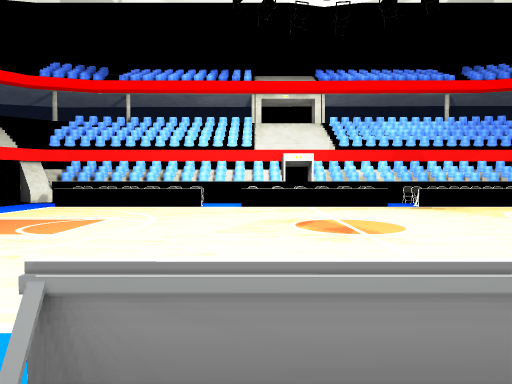
[1] (above)

21 first-person views from a walk through a 3-D level made in the Unity game engine. The camera is 1.5 m above the floor, tilts 2° down and sees 75° across. The floor is counted in squares, 2 m on a side. Each view is taken from the middle of a square. On the plan, view 1 faces up. The plan holds only what a view shows up to about 11 squares ahead; the rest is blank. The place goes on beyond the plan. The player character is not drawn. Some surface patterns are stand-ins.

[2]
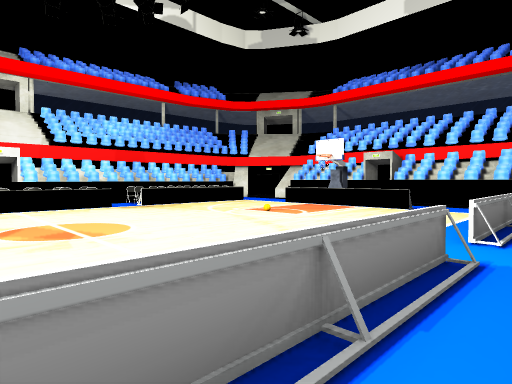

[3]
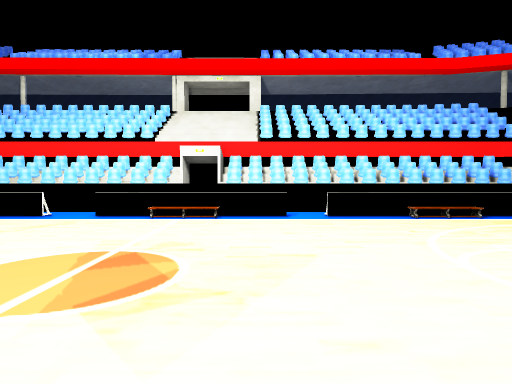

[4]
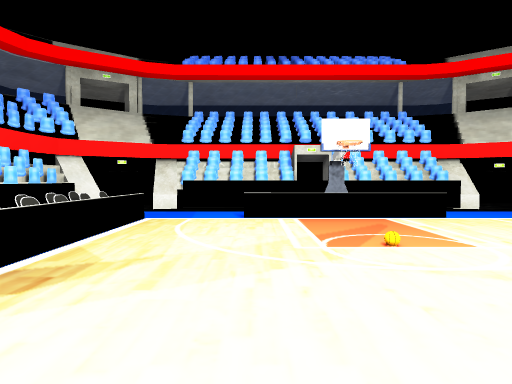

[5]
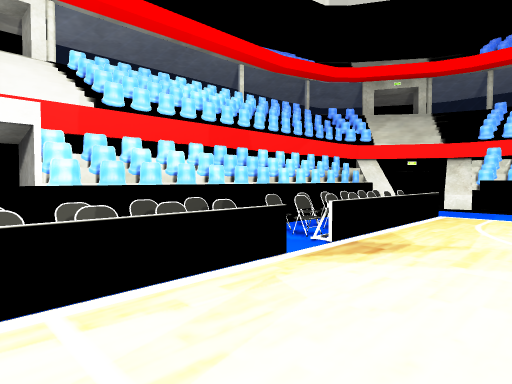

[6]
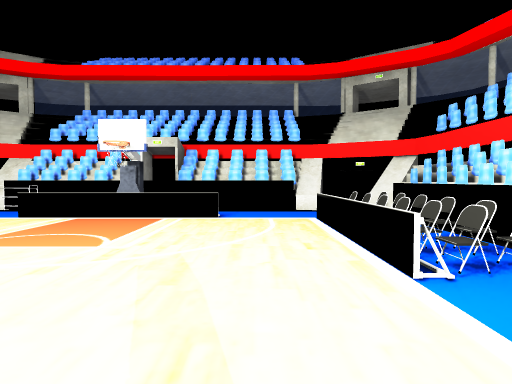

[7]
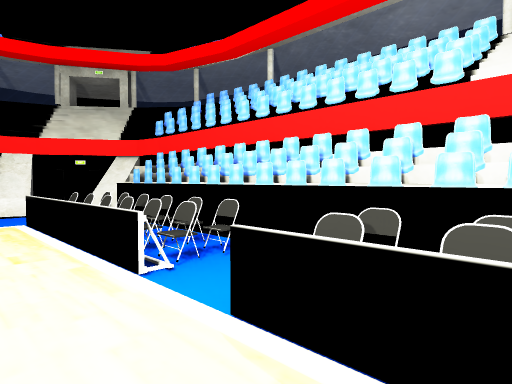

[8]
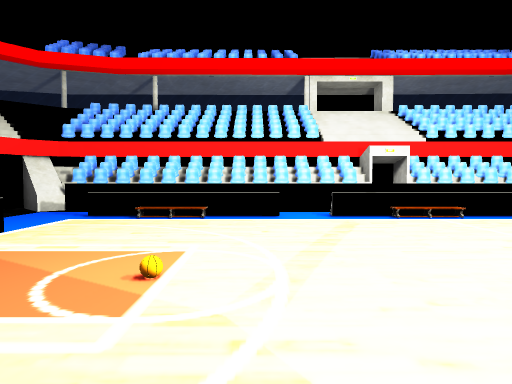

[9]
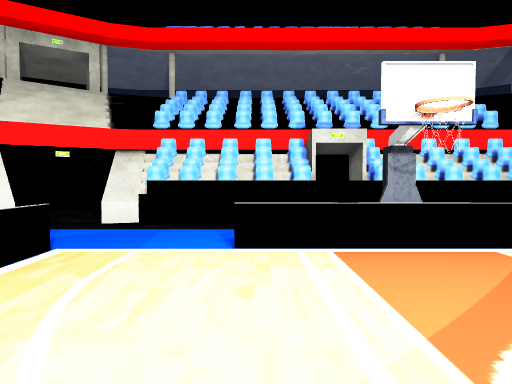

[10]
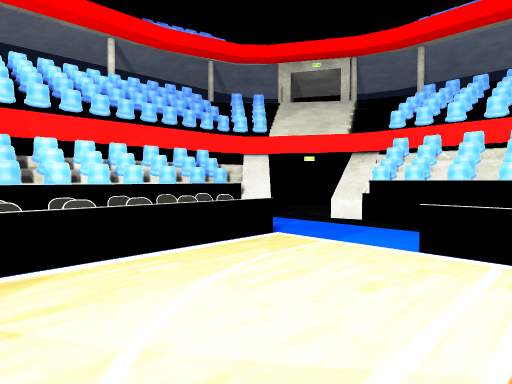

[11]
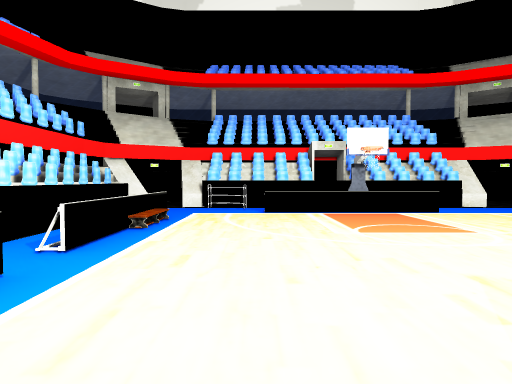

[12]
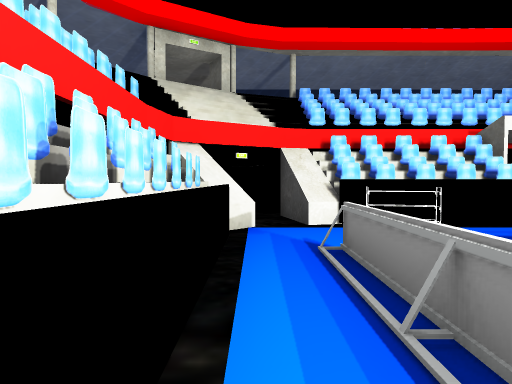

[13]
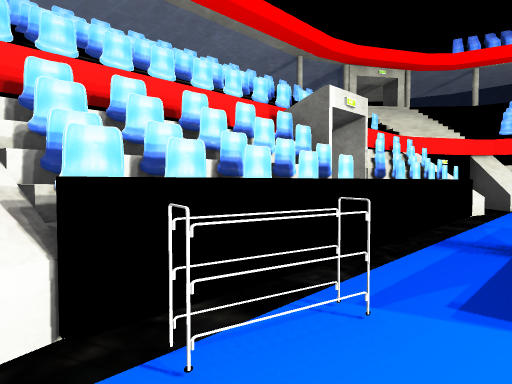

[14]
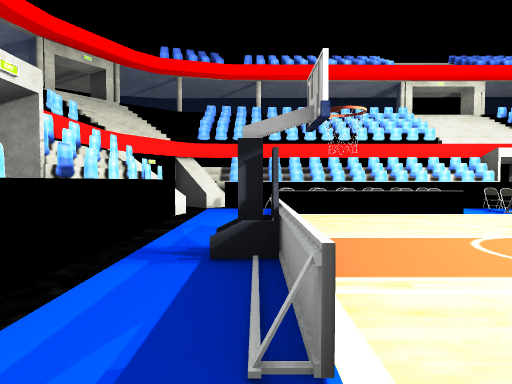

[15]
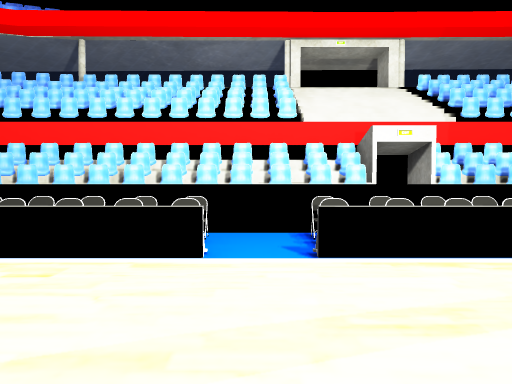

[16]
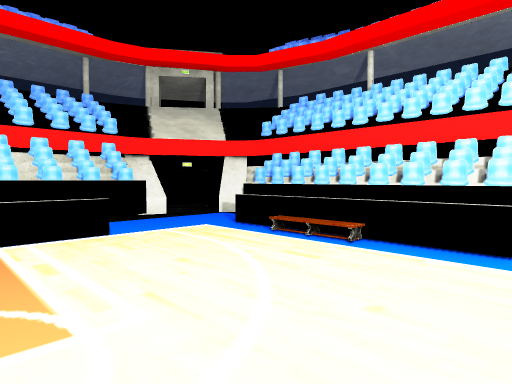

[17]
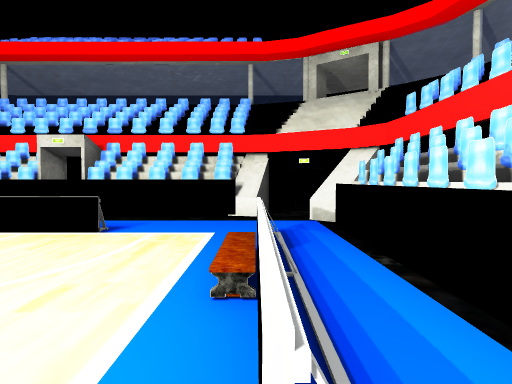

[18]
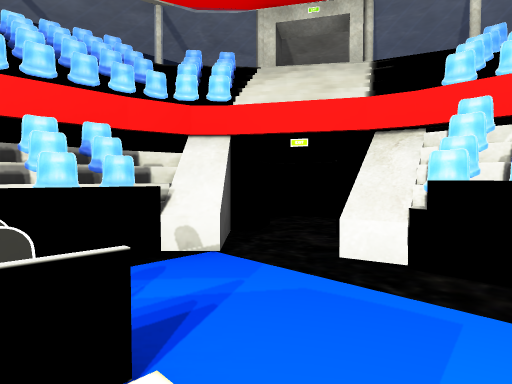

[19]
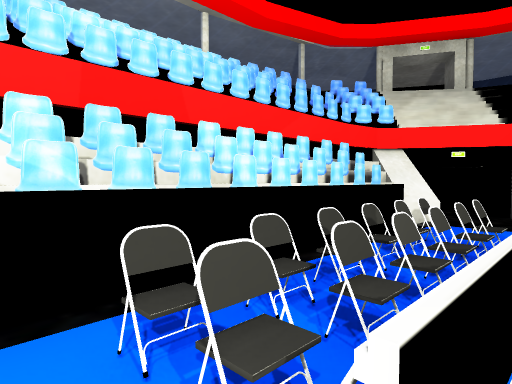

[20]
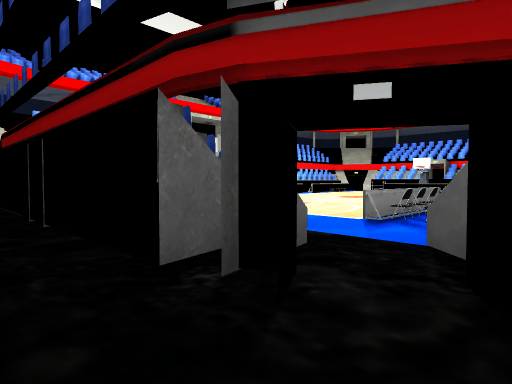

[21]
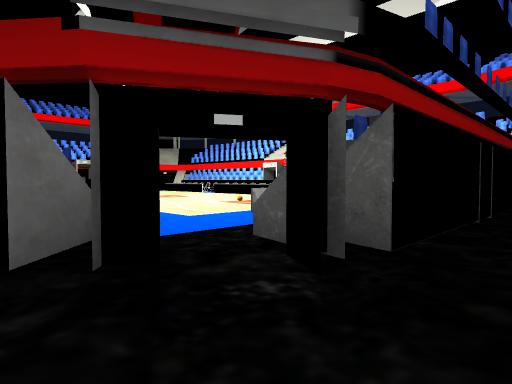

### Floor plan
Key: @ floor where view 1 was taken; # wall or solid block; x gap in a wall; . floor; = window, fence, low wall or low ledge; ^ raised ledge; O other object.
Columns run from 9 left of view 1 to 14 right of it. Each row starts with its distance up from view 1.
 13            ^
 12 O#OOOOOOOOOOOOOOOOOO#O .
 11 ##^................^...
 10 #...OOOO.OOOO.OOOO...#.
  9 #O..====.==.=.====..OO
  8 #O..................OO
  7 #O.=..............=.OO
  6 #O.=..............O OO
  5 #O.O..............O OO
  4 #O.=..............=.OO
  3 #O.=................OO
  2 #OO.................OO
  1 ##..====.====.====..^x
  0 O#^......@.........^#O.
 -1 O OOOOOOOOOOOOOOOOOO#O.
 -2           #         #. .

Positions as (right, up) in squares from view 1, and headings:
1: (0, 0), facing up
2: (0, 0), facing up-right
3: (0, 8), facing down
4: (2, 7), facing right
5: (1, 7), facing up-right
6: (1, 8), facing left
7: (1, 8), facing up-left
8: (5, 8), facing down
9: (5, 7), facing right
10: (5, 6), facing up-right
11: (2, 3), facing left
12: (-2, 0), facing left
13: (-6, 1), facing up-left
14: (-6, 2), facing up
15: (-1, 6), facing up
16: (4, 5), facing down-right
17: (4, 1), facing right
18: (8, 8), facing up-right
19: (4, 9), facing up-right
20: (14, 12), facing down-left
21: (14, -2), facing up-left
